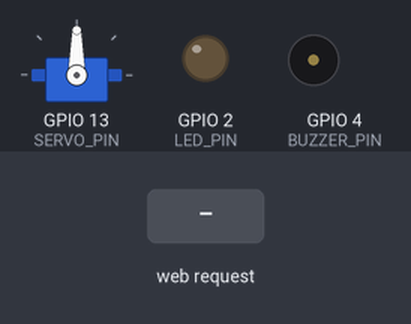
This sketch was run on a simulated ESP32. Parts: servo, output pins drawn as LEDs (lit = HIGH), buzzer (waves = sounding, pin HIGH). The inputs (shaded band) are chosen by the test bench. WiFi joins after 1.5 s; servers stay silent unless stated; what the sketch prints to the serial monitor is not drawn.

Above: at 2.7 s.
2.8 s: HTTP request GET /vend?token=1 received
At 2.95 s:
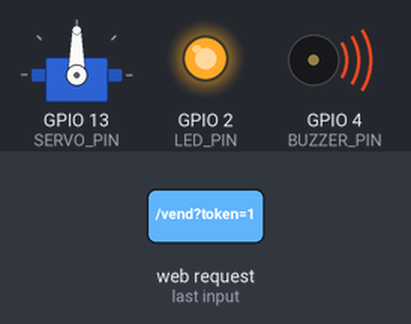
At 4.4 s:
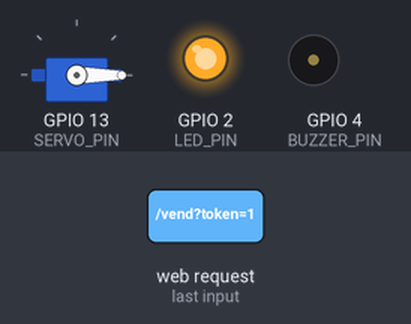
Timing chart, 0 to 7.6 s (numbered marks = the images above; inputs shaded):
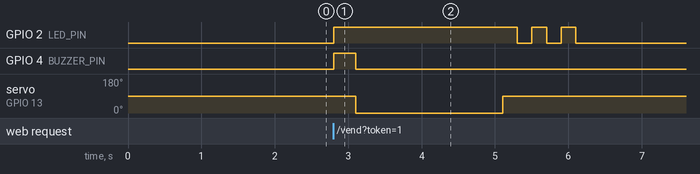

Measured:
- after the input at 2.8 s, GPIO 2 (LED_PIN): LOW → HIGH at once, then repeats every 0.40 s: LOW 0.20 s, HIGH 0.20 s, until it stays LOW from 6.1 s; GPIO 4 (BUZZER_PIN): LOW → HIGH at once, → LOW 0.30 s later; servo on GPIO 13 (SERVO_PIN): 90° → 0° after 0.30 s, → 90° 2.0 s later

The sketch:

esp32.ino
```cpp
#include <WiFi.h>
#include <ESP32Servo.h>

Servo dispenserServo;

const char* ssid = "Infinix NOTE 40 5G";
const char* password = "Samsunga20s@";

WiFiServer server(80);

// Optional LED and Buzzer pins
#define LED_PIN 2
#define BUZZER_PIN 4
#define SERVO_PIN 13

void setup() {
  Serial.begin(115200);
  Serial.println("\n🧃 Smart Vending Machine (Dynamic IP Mode) Booting...");

  pinMode(LED_PIN, OUTPUT);
  pinMode(BUZZER_PIN, OUTPUT);
  digitalWrite(LED_PIN, LOW);
  digitalWrite(BUZZER_PIN, LOW);

  // Connect to WiFi (NO STATIC IP)
  WiFi.begin(ssid, password);
  Serial.print("📡 Connecting to WiFi");

  while (WiFi.status() != WL_CONNECTED) {
    delay(500);
    Serial.print(".");
  }

  Serial.println("\n✅ WiFi Connected!");
  Serial.print("🌐 Assigned IP Address: ");
  Serial.println(WiFi.localIP());   // <-- DYNAMIC IP PRINTED HERE

  // Attach continuous servo
  dispenserServo.attach(SERVO_PIN);
  dispenserServo.write(90);  // Stop position
  Serial.println("⚙ Servo ready (neutral 90°)");

  server.begin();
  Serial.println("🖥 Web server started...");
}

void dispenseItem() {
  Serial.println("🎯 Vending triggered!");

  digitalWrite(LED_PIN, HIGH);
  digitalWrite(BUZZER_PIN, HIGH);
  delay(300);
  digitalWrite(BUZZER_PIN, LOW);

  // Spin servo forward
  Serial.println("🔄 Spinning servo...");
  dispenserServo.write(0);   // full speed CW for continuous servo
  delay(2000);

  dispenserServo.write(90);  // Stop
  Serial.println("🛑 Servo stopped.");

  for (int i = 0; i < 3; i++) {
    digitalWrite(LED_PIN, HIGH);
    delay(200);
    digitalWrite(LED_PIN, LOW);
    delay(200);
  }

  Serial.println("✅ Done!");
}

void loop() {
  WiFiClient client = server.available();

  if (!client) return;

  Serial.println("📩 New client connected");

  String req = client.readStringUntil('\r');
  client.flush();
  Serial.print("🔍 Request: ");
  Serial.println(req);

  if (req.indexOf("/vend?token=1") != -1) {
    dispenseItem();
  }

  // Respond
  client.println("HTTP/1.1 200 OK");
  client.println("Content-Type: text/plain");
  client.println("Connection: close");
  client.println();
  client.println("OK");

  client.stop();
  Serial.println("📤 Response sent.\n");
}
```
